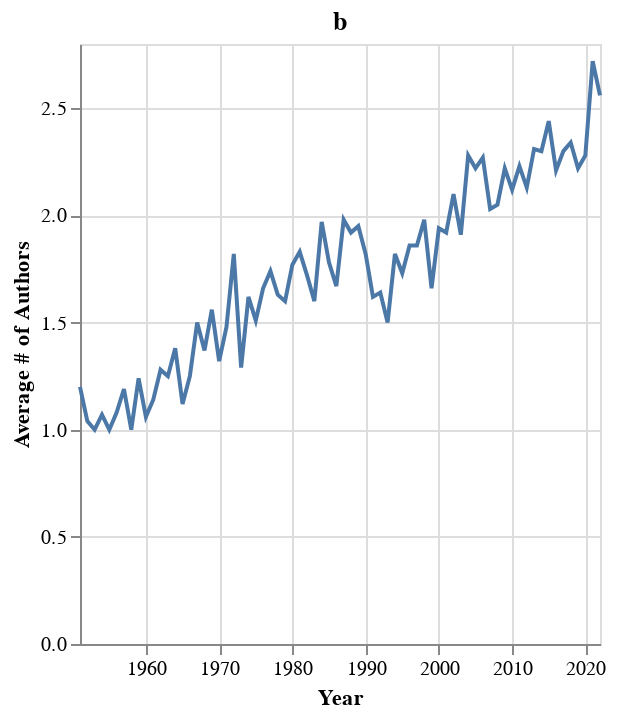

Notebook cell for this chart:
### Code cell
yearly_ave_authornum_chart = alt.Chart(transform_year(yearly_ave_authornum)).mark_line().encode(
    
    x = alt.X(
        'year',
        title = 'Year'
    ),
    y = alt.Y(
        'ave_authornum',
        title = 'Average # of Authors'
    )
).properties(
    title = 'b',
    height=300,
    width=260
)
yearly_ave_authornum_chart

### Figure 1 — Vega-Lite specification as saved in the notebook (floating-point values rounded to 4 significant figures)
{"config": {"view": {"continuousWidth": 400, "continuousHeight": 300}}, "data": {"name": "data-7b57b4d3d0d93113e0d0f2294e7652f1"}, "mark": "line", "encoding": {"x": {"field": "year", "title": "Year", "type": "temporal"}, "y": {"field": "ave_authornum", "title": "Average # of Authors", "type": "quantitative"}}, "height": 300, "title": "b", "width": 260, "$schema": "https://vega.github.io/schema/vega-lite/v4.17.0.json", "datasets": {"data-7b57b4d3d0d93113e0d0f2294e7652f1": [{"year": "1951-01-01T00:00:00", "papernum": 20, "authornum": 24, "ave_authornum": 1.2}, {"year": "1952-01-01T00:00:00", "papernum": 24, "authornum": 25, "ave_authornum": 1.04}, {"year": "1953-01-01T00:00:00", "papernum": 17, "authornum": 17, "ave_authornum": 1.0}, {"year": "1954-01-01T00:00:00", "papernum": 15, "authornum": 16, "ave_authornum": 1.07}, {"year": "1955-01-01T00:00:00", "papernum": 11, "authornum": 11, "ave_authornum": 1.0}, {"year": "1956-01-01T00:00:00", "papernum": 13, "authornum": 14, "ave_authornum": 1.08}, {"year": "1957-01-01T00:00:00", "papernum": 16, "authornum": 19, "ave_authornum": 1.19}, {"year": "1958-01-01T00:00:00", "papernum": 13, "authornum": 13, "ave_authornum": 1.0}, {"year": "1959-01-01T00:00:00", "papernum": 17, "authornum": 21, "ave_authornum": 1.24}, {"year": "1960-01-01T00:00:00", "papernum": 16, "authornum": 17, "ave_authornum": 1.06}, {"year": "1961-01-01T00:00:00", "papernum": 21, "authornum": 24, "ave_authornum": 1.14}, {"year": "1962-01-01T00:00:00", "papernum": 18, "authornum": 23, "ave_authornum": 1.28}, {"year": "1963-01-01T00:00:00", "papernum": 24, "authornum": 30, "ave_authornum": 1.25}, {"year": "1964-01-01T00:00:00", "papernum": 21, "authornum": 29, "ave_authornum": 1.38}, {"year": "1965-01-01T00:00:00", "papernum": 17, "authornum": 19, "ave_authornum": 1.12}, {"year": "1966-01-01T00:00:00", "papernum": 4, "authornum": 5, "ave_authornum": 1.25}, {"year": "1967-01-01T00:00:00", "papernum": 6, "authornum": 9, "ave_authornum": 1.5}, {"year": "1968-01-01T00:00:00", "papernum": 30, "authornum": 41, "ave_authornum": 1.37}, {"year": "1969-01-01T00:00:00", "papernum": 25, "authornum": 39, "ave_authornum": 1.56}, {"year": "1970-01-01T00:00:00", "papernum": 25, "authornum": 33, "ave_authornum": 1.32}, {"year": "1971-01-01T00:00:00", "papernum": 25, "authornum": 37, "ave_authornum": 1.48}, {"year": "1972-01-01T00:00:00", "papernum": 28, "authornum": 51, "ave_authornum": 1.82}, {"year": "1973-01-01T00:00:00", "papernum": 14, "authornum": 18, "ave_authornum": 1.29}, {"year": "1974-01-01T00:00:00", "papernum": 56, "authornum": 91, "ave_authornum": 1.62}, {"year": "1975-01-01T00:00:00", "papernum": 105, "authornum": 159, "ave_authornum": 1.51}, {"year": "1976-01-01T00:00:00", "papernum": 107, "authornum": 178, "ave_authornum": 1.66}, {"year": "1977-01-01T00:00:00", "papernum": 125, "authornum": 217, "ave_authornum": 1.74}, {"year": "1978-01-01T00:00:00", "papernum": 111, "authornum": 181, "ave_authornum": 1.63}, {"year": "1979-01-01T00:00:00", "papernum": 114, "authornum": 182, "ave_authornum": 1.6}, {"year": "1980-01-01T00:00:00", "papernum": 115, "authornum": 204, "ave_authornum": 1.77}, {"year": "1981-01-01T00:00:00", "papernum": 86, "authornum": 157, "ave_authornum": 1.83}, {"year": "1982-01-01T00:00:00", "papernum": 79, "authornum": 136, "ave_authornum": 1.72}, {"year": "1983-01-01T00:00:00", "papernum": 90, "authornum": 144, "ave_authornum": 1.6}, {"year": "1984-01-01T00:00:00", "papernum": 61, "authornum": 120, "ave_authornum": 1.97}, {"year": "1985-01-01T00:00:00", "papernum": 72, "authornum": 128, "ave_authornum": 1.78}, {"year": "1986-01-01T00:00:00", "papernum": 55, "authornum": 92, "ave_authornum": 1.67}, {"year": "1987-01-01T00:00:00", "papernum": 47, "authornum": 93, "ave_authornum": 1.98}, {"year": "1988-01-01T00:00:00", "papernum": 53, "authornum": 102, "ave_authornum": 1.92}, {"year": "1989-01-01T00:00:00", "papernum": 58, "authornum": 113, "ave_authornum": 1.95}, {"year": "1990-01-01T00:00:00", "papernum": 50, "authornum": 91, "ave_authornum": 1.82}, {"year": "1991-01-01T00:00:00", "papernum": 71, "authornum": 115, "ave_authornum": 1.62}, {"year": "1992-01-01T00:00:00", "papernum": 74, "authornum": 121, "ave_authornum": 1.64}, {"year": "1993-01-01T00:00:00", "papernum": 101, "authornum": 152, "ave_authornum": 1.5}, {"year": "1994-01-01T00:00:00", "papernum": 55, "authornum": 100, "ave_authornum": 1.82}, {"year": "1995-01-01T00:00:00", "papernum": 83, "authornum": 144, "ave_authornum": 1.73}, {"year": "1996-01-01T00:00:00", "papernum": 102, "authornum": 190, "ave_authornum": 1.86}, {"year": "1997-01-01T00:00:00", "papernum": 88, "authornum": 164, "ave_authornum": 1.86}, {"year": "1998-01-01T00:00:00", "papernum": 83, "authornum": 164, "ave_authornum": 1.98}, {"year": "1999-01-01T00:00:00", "papernum": 82, "authornum": 136, "ave_authornum": 1.66}, {"year": "2000-01-01T00:00:00", "papernum": 88, "authornum": 171, "ave_authornum": 1.94}, {"year": "2001-01-01T00:00:00", "papernum": 92, "authornum": 177, "ave_authornum": 1.92}, {"year": "2002-01-01T00:00:00", "papernum": 125, "authornum": 263, "ave_authornum": 2.1}, {"year": "2003-01-01T00:00:00", "papernum": 112, "authornum": 214, "ave_authornum": 1.91}, {"year": "2004-01-01T00:00:00", "papernum": 109, "authornum": 248, "ave_authornum": 2.28}, {"year": "2005-01-01T00:00:00", "papernum": 143, "authornum": 318, "ave_authornum": 2.22}, {"year": "2006-01-01T00:00:00", "papernum": 137, "authornum": 311, "ave_authornum": 2.27}, {"year": "2007-01-01T00:00:00", "papernum": 152, "authornum": 308, "ave_authornum": 2.03}, {"year": "2008-01-01T00:00:00", "papernum": 148, "authornum": 304, "ave_authornum": 2.05}, {"year": "2009-01-01T00:00:00", "papernum": 151, "authornum": 335, "ave_authornum": 2.22}, {"year": "2010-01-01T00:00:00", "papernum": 139, "authornum": 295, "ave_authornum": 2.12}, {"year": "2011-01-01T00:00:00", "papernum": 138, "authornum": 308, "ave_authornum": 2.23}, {"year": "2012-01-01T00:00:00", "papernum": 163, "authornum": 348, "ave_authornum": 2.13}, {"year": "2013-01-01T00:00:00", "papernum": 154, "authornum": 355, "ave_authornum": 2.31}, {"year": "2014-01-01T00:00:00", "papernum": 187, "authornum": 431, "ave_authornum": 2.3}, {"year": "2015-01-01T00:00:00", "papernum": 165, "authornum": 402, "ave_authornum": 2.44}, {"year": "2016-01-01T00:00:00", "papernum": 159, "authornum": 352, "ave_authornum": 2.21}, {"year": "2017-01-01T00:00:00", "papernum": 153, "authornum": 352, "ave_authornum": 2.3}, {"year": "2018-01-01T00:00:00", "papernum": 157, "authornum": 368, "ave_authornum": 2.34}, {"year": "2019-01-01T00:00:00", "papernum": 121, "authornum": 269, "ave_authornum": 2.22}, {"year": "2020-01-01T00:00:00", "papernum": 131, "authornum": 299, "ave_authornum": 2.28}, {"year": "2021-01-01T00:00:00", "papernum": 167, "authornum": 455, "ave_authornum": 2.72}, {"year": "2022-01-01T00:00:00", "papernum": 78, "authornum": 200, "ave_authornum": 2.56}]}}
